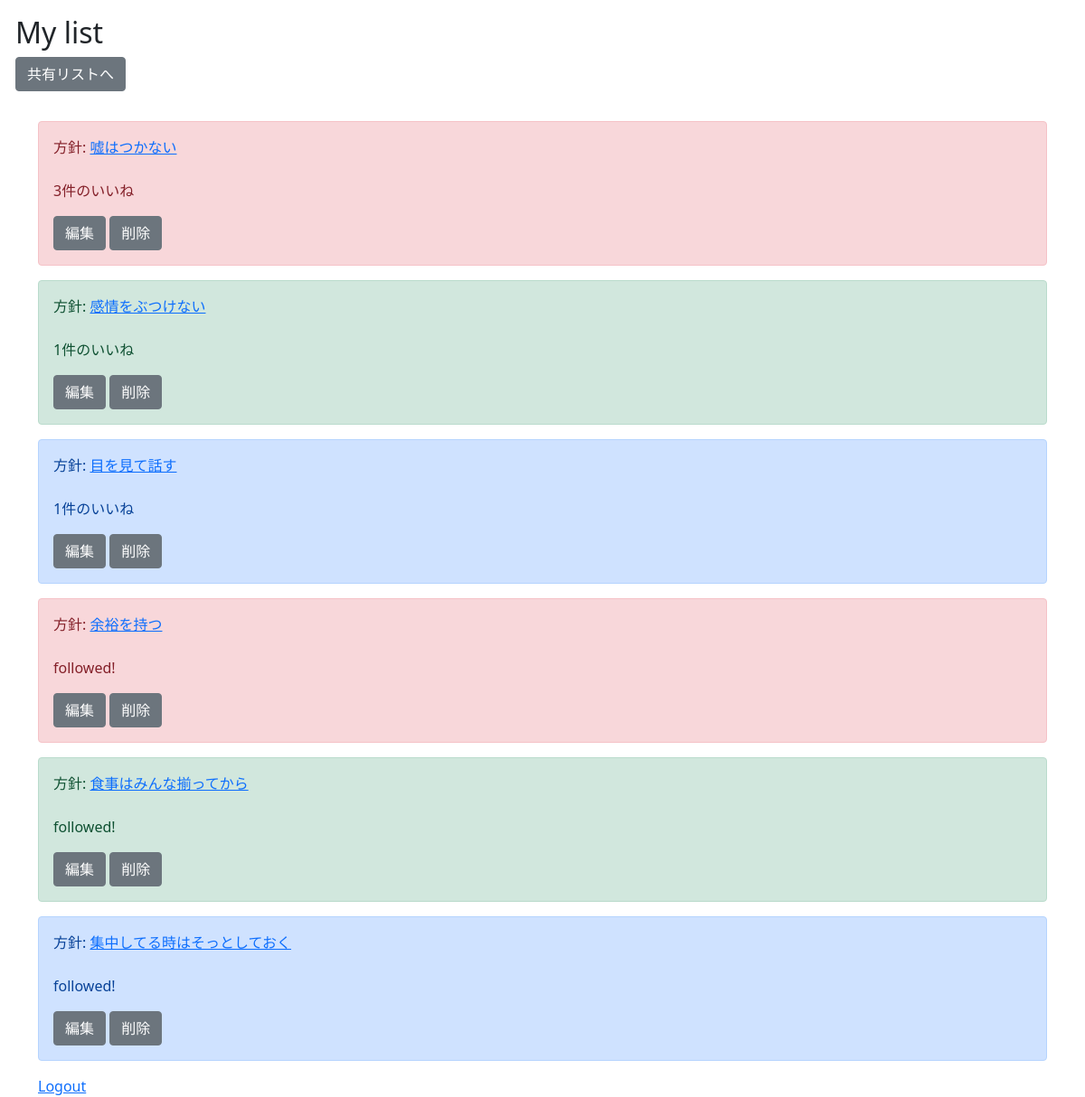
Before: /mylist/ (signed in) with the older database file.
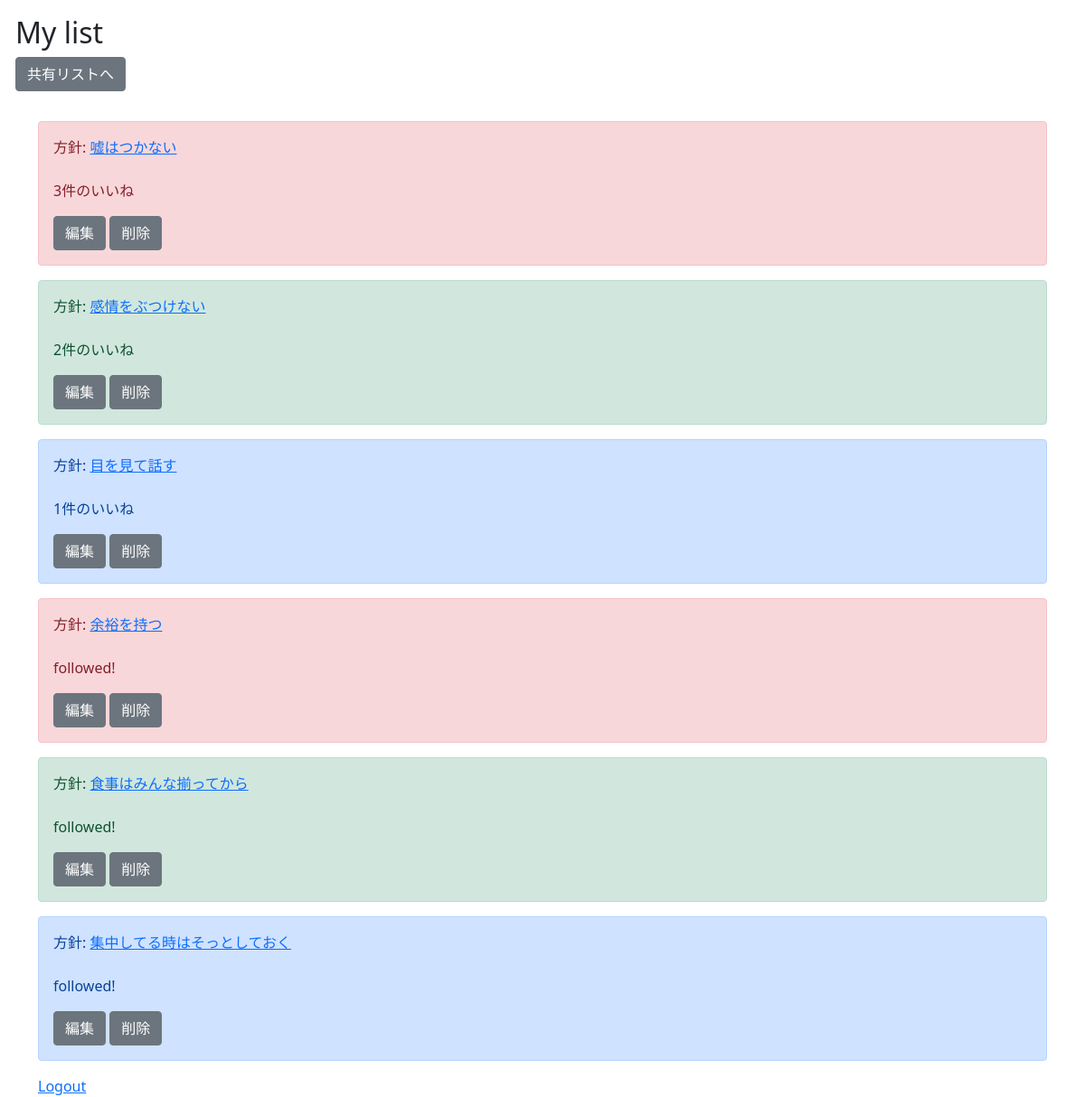
After: the same page with the newer database file.
### boardapp/models.py (models this page shows, shortened)
class BoadModel(models.Model):
    title = models.CharField(max_length=100)
    content = models.TextField()
    contributor = models.CharField(max_length=20)
    good = models.IntegerField(null=True, blank=True, default=1)
    priority = models.CharField(max_length=10, choices=CHOICE)
    follow = models.IntegerField(null=True, blank=True, default=0)

### boardapp/views.py (the view)
# urls.py: path('list/', listfunc, name='list'),
@login_required
def listfunc(request):
    object_list = BoadModel.objects.all()
    if request.path_info == '/list/':
        html = 'list.html'
    else:
        html = 'mylist.html'
    return render(request, html, {'object_list': object_list})

### templates/mylist.html
{% extends 'base.html' %}
{% block header %}
<div class="alert alert-heading" role="alert">
    <h2 class="alert-heading">My list</h2>
    <a class="btn btn-secondary" role="button" href="{% url 'list' %}" >共有リストへ</a>
</div>
{% endblock header %}
{% block content %}
<div class='container'>
    {% for item in object_list %}
        {% if user.username == item.contributor %}
            <div class="alert alert-{{ item.priority }}">
                <div class="mb-3">
                    <label for="exampleFormControlTextarea1" class="form-label">方針:</label>
                    <a href="{% url 'detail' item.pk %}">{{ item.title }}</a>
                </div>
                {% if item.follow != 1 %}
                    <p>{{ item.good }}件のいいね</p>
                {% else %}
                    <p>followed!</p>
                {% endif %}
                <a class="btn btn-secondary" role="button" href="{%  url 'update' item.pk %}" >編集</a>
                <a class="btn btn-secondary" role="button" href="{% url 'delete' item.pk %}" >削除</a>
            </div>
        {% endif %}
    {% endfor %}
    <a href="{% url 'logout' %}" role="button">Logout</a>
</div>
{% endblock content %}

Changed rows visible on the page:
changed BoadModel "感情をぶつけない": good "1" → "2"
